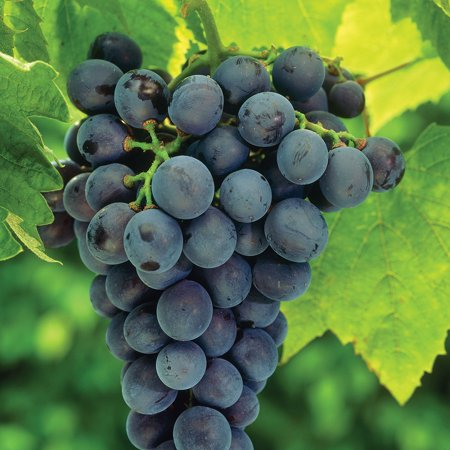
#> input picture grapes/grape1.jpeg, 450 x 450 px
$ python -i conversions.py   (imports and definitions only)   (older library calls are emulated)
#> lines starting #> are read from the running program, lines starting #| are printed output that depends on the picture; after the words box and inside, x2 and y2 are one past the last pixel; in counts of white or black regions, pixels touching at a corner belong together
#> further down, picture is the input picture: shape (450, 450, 3); mean B, G, R 70.6, 120.3, 88.2
import math
from builtins import len
from collections import Counter as ct

import cv2
import numpy as np


# [90 lines left out: functions sobelViewer, morphOps, gaussBlur, filter2d, cannyMask, not called in this run]


# --------------------------------
# FINDING CIRCLES
# --------------------------------

def circle_finder(img, cannyParam1=10, cannyParam2=32, minRadius=1, maxRadius=25):
    # # Blur using 3 * 3 kernel.
    # blurred = cv2.blur(img, (blurSize, blurSize))

    # Convert to grayscale.
    gray = cv2.cvtColor(img, cv2.COLOR_BGR2GRAY)

    # Apply Hough transform on the blurred image.
    detected_circles = cv2.HoughCircles(gray,
                                        cv2.HOUGH_GRADIENT, 1.5, 20, param1=cannyParam1,
                                        param2=cannyParam2, minRadius=minRadius, maxRadius=maxRadius)

    # Draw circles that are detected.
    if detected_circles is not None:

        # Convert the circle parameters a, b and r to integers.
        detected_circles = np.uint16(np.around(detected_circles))
        # CONVERSIONS FOR LATER MANIPUATION
        circles = detected_circles[0, :]
        circle_radiuses = [sublist[2] for sublist in circles]
        circles = [sublist.tolist() for sublist in circles]

        # Calculate the percentage of circles from which the most common ones will be drawn
        counter = ct(circle_radiuses)
        percentage = 4.3
        fraction = math.floor(percentage * len(circle_radiuses) / 100)
        # IF FRACTION IS 0 THEN MAKE IT 1
        if fraction == 0:
            fraction = 1
        # FIND MOST COMMON CIRCLE RADIUSES ACCORDING TO A FRACTION
        most_comm = np.asarray(counter.most_common(fraction))[:, 0]
        print(
            # len(counter),
            # counter,
            fraction,
            most_comm
        )
        sel_circles = []
        # FIND AND LIST THE MOST COMMON RADIUSES ACCORDING TO THE INITIAL LIST FOUND
        for i in range(len(most_comm)):
            circl_radius = most_comm[i]
            for j in range(len(circles)):
                if circl_radius == circle_radiuses[j]:
                    # print(circles[j], circle_radiuses[j])
                    sel_circles.append(circles[j])
        # print(sel_circles)
        # time.sleep(.3)
        # sel_circles = circles
        for pt in sel_circles:
            a, b, r = pt[0], pt[1], pt[2]

            # Draw the circumference of the circle.
            cv2.circle(img, (a, b), r, (190, 180, 180), 2)

            # Draw a small circle (of radius 1) to show the center.
            cv2.circle(img, (a, b), 1, (180, 180, 190), 3)

    return detected_circles, img


# FUNCTIONS ENSEMBLE
# [93 lines left out: functions cfCann, contoursOvrlay, findContours, not called in this run]


# --------------------------------
# COLOR ISOLATION
# --------------------------------

def isolateColorWithVectors(img, lowerbound, upperbound, medBlur=False, medBlurAmount=3):
    # img2 = img.copy()
    img2 = cv2.cvtColor(img, cv2.COLOR_BGR2HSV)
    mask = cv2.inRange(img2, lowerbound, upperbound)
    mask_rgb = cv2.cvtColor(mask, cv2.COLOR_GRAY2BGR)
    img2 = cv2.bitwise_and(img2, mask_rgb)

    if medBlur: img2 = cv2.medianBlur(img2, ksize=medBlurAmount)
    img2 = cv2.cvtColor(img2, cv2.COLOR_HSV2BGR)
    return img2


# [40 lines left out: functions isolateHue, brightestSpot, kMeans, not called in this run]


def getIsolColImgs(img, quantinizeStep=32, colorMargin=10):
    # GET HSV IMAGE
#> called with quantinizeStep = 32, colorMargin = 15
    img2 = cv2.cvtColor(img, cv2.COLOR_BGR2HSV)
#> img2: shape (450, 450, 3); mean H, S, V 68.5, 118.4, 123.8
    # GET HISTOGRAMM
    histHue = cv2.calcHist([img2], [0], None, [256], [0, 256])
#> histHue = 256 values, max 5427 at index 53, min 0 at index 137, mean 791
    # CONVERSIONS FOR MANIPULATION
    histHue = histHue.tolist()
#> histHue = 256 items, first 6: [271], [4], [13], [38], [2], [77]
    histHue = [item for sublist in histHue for item in sublist]
#> histHue = 256 values, max 5427 at index 53, min 0 at index 137, mean 791

    # SOTRING
    srtd = sorted(range(len(histHue)), reverse=True, key=lambda k: histHue[k])
#> srtd = 256 values, max 255 at index 255, min 0 at index 88, mean 127.5
    max31 = []
    step = quantinizeStep / 2
    max31.append(srtd[1])
    # print(srtd)
    # FIND MAX BETWEEN RANGES
    for i in range(len(srtd)):
        num = srtd[i]
        # print(num, max31)

        count = 0
        for st in max31:
            cond1 = (num >= st + step) or (num <= st - step)
            if cond1:
                count += 1

        if count == len(max31):
            max31.append(num)
#> this loop made 256 passes
#> num on passes 1 to 3: 53, 52, 55
#> after the loop, max31 = [52, 101, 31, 80, 120, 0, 140, 165, 181, 197, 213, 229, 245]
    # # ---- ----- ---- ----- ---- ----- ---- ----- DEBUG --- ---- -----
    # print("Number of Hues: " + str(len(max31)) + ", " + "Hue Values: " + str(max31))

    count = 0
    imgs = []
    for color in max31:

        hue255 = color
        margin = colorMargin / 2

        lowerbound = np.array([hue255 - margin, 0, 0], dtype=np.uint8)
        upperbound = np.array([hue255 + margin, 255, 255], dtype=np.uint8)

        img2 = isolateColorWithVectors(img, lowerbound, upperbound, medBlur=False)
        # img2 = cv2.medianBlur(img2, 3)
        # SHOW ONLY PICTURES WITH BLACK PERCENT LOWER THAN 5%
        gray = cv2.cvtColor(img2, cv2.COLOR_BGR2GRAY)
        noBlackPxl = cv2.countNonZero(gray)
        noPxl = gray.size
        blackPrct = 100 * noBlackPxl / noPxl
        # print(noBlackPxl, noPxl, blackPrct)
        cond1 = True
        cond1 = blackPrct >= 4

        if cond1:
            # [6 lines of commented-out code are left out]
            imgs.append(img2)
            # time.sleep(.5)
            count += 1
#> this loop made 13 passes
#> (color, hue255, lowerbound, upperbound, noBlackPxl, blackPrct, cond1) on passes 1 to 7: (52, 52, [44, 0, 0], [59, 255, 255], 65740, 32.46, True), (101, 101, [93, 0, 0], [108, 255, 255], 48205, 23.8, True), (31, 31, [23, 0, 0], [38, 255, 255], 21226, 10.48, True), (80, 80, [72, 0, 0], [87, 255, 255], 9118, 4.5, True), (120, 120, [112, 0, 0], [127, 255, 255], 7454, 3.68, False), (0, 0, [249, 0, 0], [7, 255, 255], 0, 0, False), (140, 140, [132, 0, 0], [147, 255, 255], 697, 0.344, False)
#> pass 1, in isolateColorWithVectors, `mask = cv2.inRange(img2, lowerbound, upperbound)`:
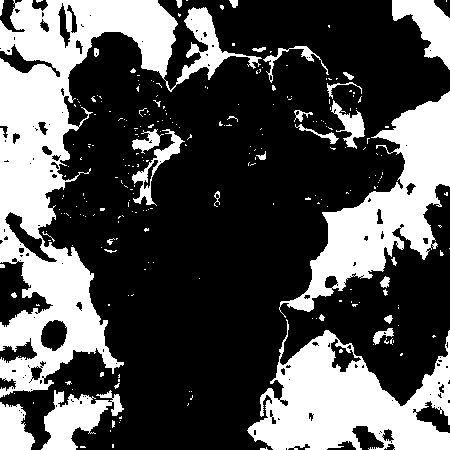
#> mask: shape (450, 450); 32.5% white; 258 white regions (227 under 20 px), largest, box (x1, y1, x2, y2) and area: (0, 0, 262, 398) 29368, (247, 319, 450, 450) 13965, (279, 91, 450, 318) 12444
#> pass 1, in isolateColorWithVectors, `img2 = cv2.cvtColor(img2, cv2.COLOR_HSV2BGR)`:
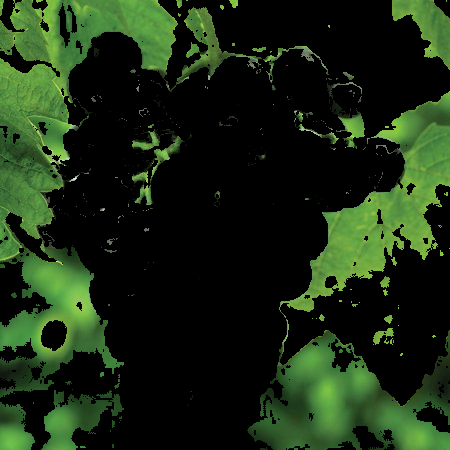
#> img2: shape (450, 450, 3); mean B, G, R 18.6, 42.1, 25.3
#> after the loop, count = 4; imgs = 4 items
    return imgs


# QUANTIZE THE VALUE OF THE HSV VECTOR WITH MODULO SUBDIVISIONS
# [47 lines left out: functions quantinizeHSValue, quantinizeRGBChannel, quantinizeGray, not called in this run]


def approach1(img, colMarg=15, canPar1=10, canPar2=32, minRad=1, maxRad=25, quantinizeStep=32):
    imgs = getIsolColImgs(img, colorMargin=colMarg, quantinizeStep=quantinizeStep)
#> imgs = 4 items
    imgs2 = []
    for i in range(len(imgs)):
        img = imgs[i]
        no_circles, img = circle_finder(
            img,
            cannyParam1=canPar1,
            cannyParam2=canPar2,
            minRadius=minRad,
            maxRadius=maxRad
        )
        # print(type(nocircles))

        if no_circles is not None:
            # # ---- ----- ---- ----- ---- ----- ---- ----- DEBUG --- ---- -----
            # print(len(no_circles[0]), no_circles[0])
            if len(no_circles[0]) >= 6:
                imgs2.append(img)
#> this loop made 4 passes
#> most_comm in circle_finder on passes 1 to 2: [14, 24, 13], [24, 22, 14]
#> (printed output is left out)
#> pass 1, in circle_finder, `gray = cv2.cvtColor(img, cv2.COLOR_BGR2GRAY)`:
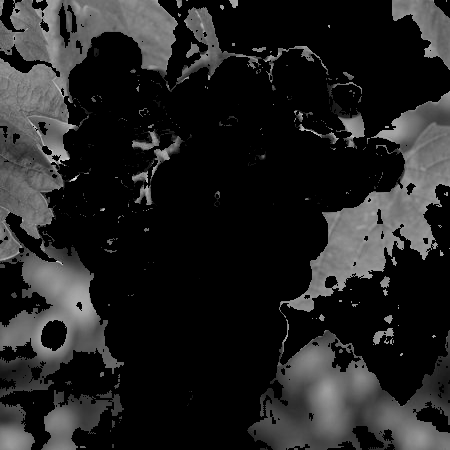
#> gray: shape (450, 450); min 0, max 251, mean 34.4
#> pass 1, in approach1, `no_circles, img = circle_finder( img, cannyParam1=canPar1, cannyParam2..`:
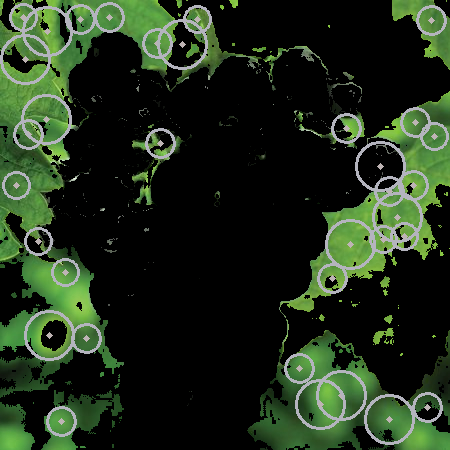
#> img: shape (450, 450, 3); mean B, G, R 26.5, 46, 31.6
#> pass 2, in approach1, `img = imgs[i]`:
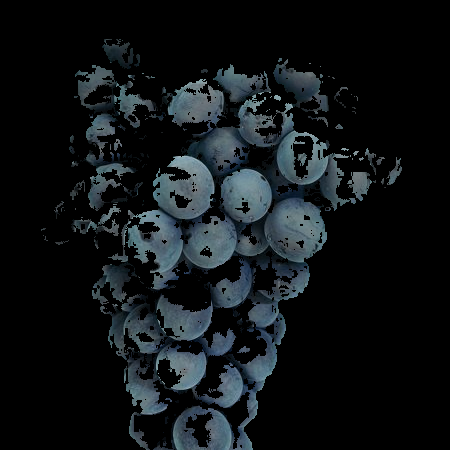
#> img: shape (450, 450, 3); mean B, G, R 22.5, 20.2, 16
#> pass 2, in circle_finder (call 2), `gray = cv2.cvtColor(img, cv2.COLOR_BGR2GRAY)`:
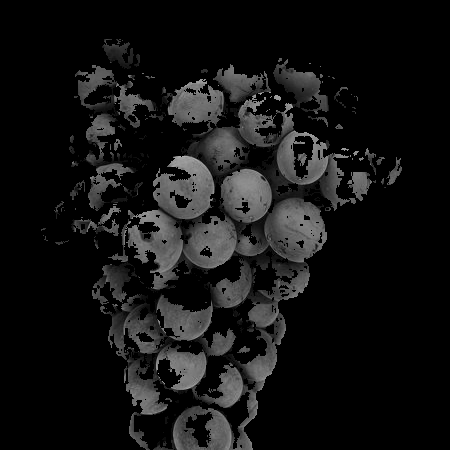
#> gray: shape (450, 450); min 0, max 178, mean 19.2
#> after the loop, imgs2 = 4 items

    return imgs2

>>> import cv2
>>> picture = cv2.imread('grapes/grape1.jpeg')
>>> result = approach1(picture)
#> result = 4 items

$ run again, on grapes/grape10.jpeg
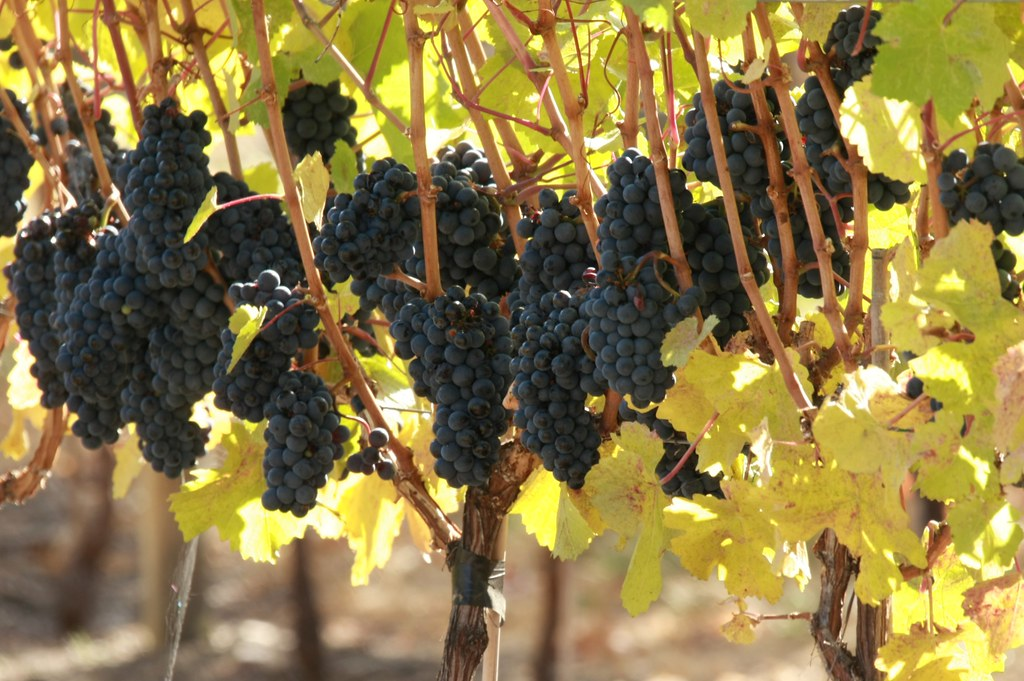
#> input picture grapes/grape10.jpeg, 1024 x 681 px
#> picture is the input picture: shape (681, 1024, 3); mean B, G, R 70.6, 121.6, 139.2
#> in getIsolColImgs, `histHue = cv2.calcHist([img2], [0], None, [256], [0, 256])`: histHue = 256 values, max 40005 at index 30, min 0 at index 59, mean 2724
#> in getIsolColImgs, `histHue = histHue.tolist()`: histHue = 256 items, first 6: [2827], [235], [350], [465], [658], [1351]
#> in getIsolColImgs, `histHue = [item for sublist in histHue for item in sublist]`: histHue = 256 values, max 40005 at index 30, min 0 at index 59, mean 2724
#> srtd = 256 values, max 255 at index 255, min 0 at index 41, mean 127.5
#> the loop in getIsolColImgs, `for i in range(len(srtd)):` made 256 passes
#> num on passes 1 to 3: 30, 13, 15
#> after the loop in getIsolColImgs, `for i in range(len(srtd)):`: max31 = [13, 30, 50, 101, 83, 66, 120, 165, 140, 181, 197, 213, 229, 245]
#> the loop in getIsolColImgs, `for color in max31: ` made 14 passes
#> (color, hue255, lowerbound, upperbound, noBlackPxl, blackPrct, cond1) on passes 1 to 7: (13, 13, [5, 0, 0], [20, 255, 255], 273099, 39.16, True), (30, 30, [22, 0, 0], [37, 255, 255], 297859, 42.71, True), (50, 50, [42, 0, 0], [57, 255, 255], 24095, 3.46, False), (101, 101, [93, 0, 0], [108, 255, 255], 35802, 5.13, True), (83, 83, [75, 0, 0], [90, 255, 255], 21310, 3.06, False), (66, 66, [58, 0, 0], [73, 255, 255], 7647, 1.1, False), (120, 120, [112, 0, 0], [127, 255, 255], 3281, 0.47, False)
#> pass 1, in isolateColorWithVectors, `mask = cv2.inRange(img2, lowerbound, upperbound)`:
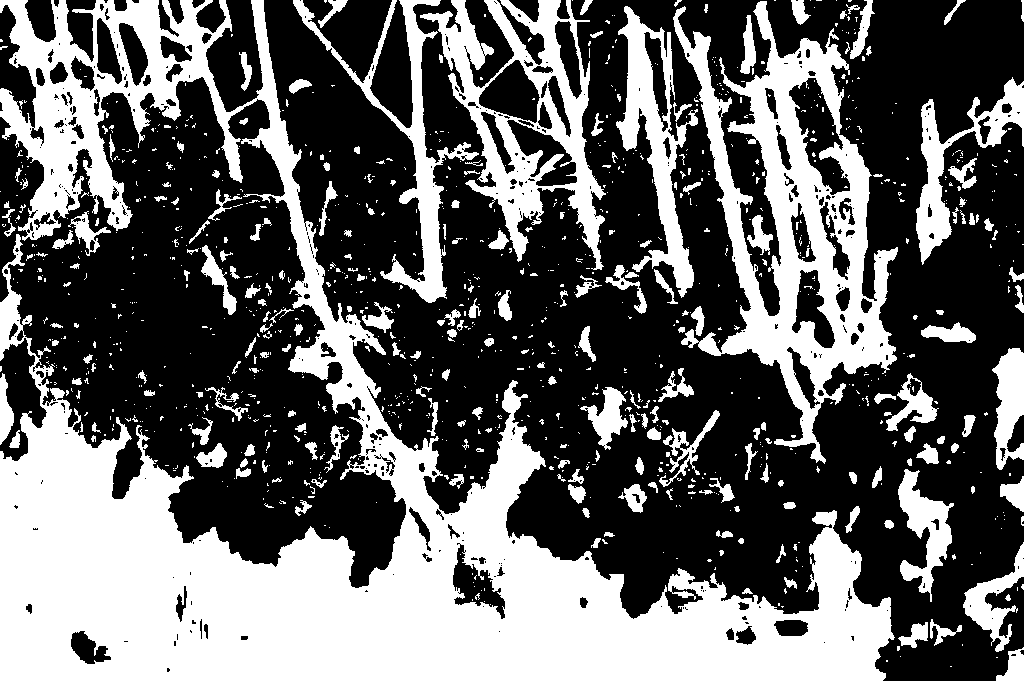
#> mask: shape (681, 1024); 39.2% white; 1111 white regions (874 under 20 px), largest, box (x1, y1, x2, y2) and area: (0, 0, 895, 681) 166462, (673, 1, 898, 464) 33267, (420, 0, 606, 270) 15680
#> after the loop in getIsolColImgs, `for color in max31:`: count = 3; imgs = 3 items
#> the loop in approach1, `for i in range(len(imgs)):` made 3 passes
#> most_comm in circle_finder on passes 1 to 3: [24, 21, 22, 14, 19, 16, 11, 18, 13, 9, 17, 12, 7], [24, 21, 14, 16, 22, 11, 19, 18, 13, 9, 8, 17, 12, 7], [14, 24]
#> (printed output is left out)
#> pass 2, in circle_finder (call 2), `gray = cv2.cvtColor(img, cv2.COLOR_BGR2GRAY)`:
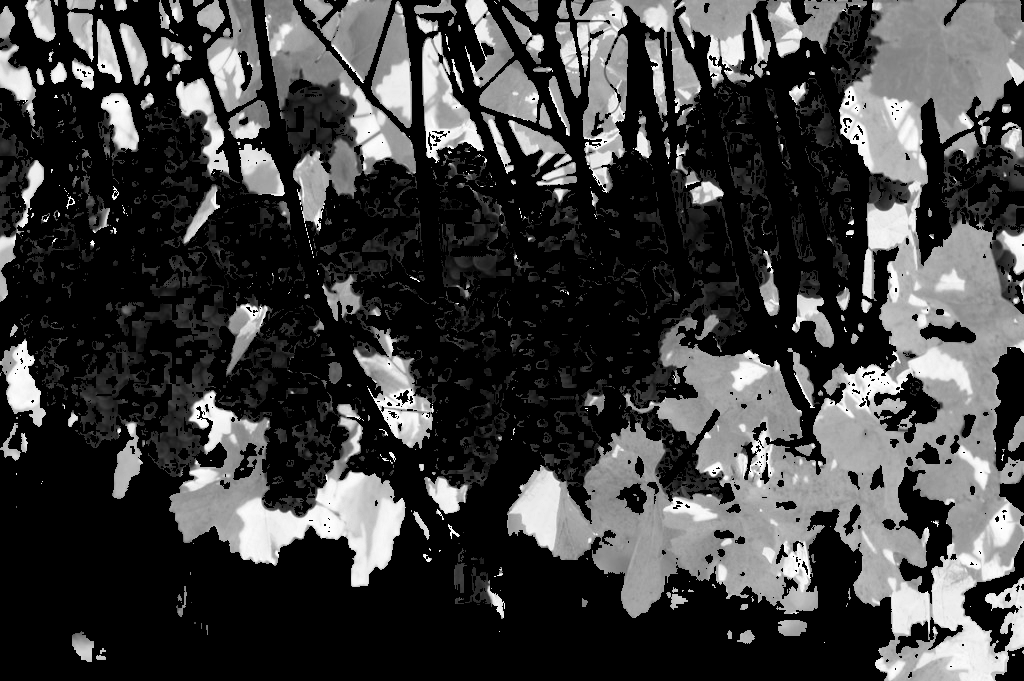
#> gray: shape (681, 1024); min 0, max 255, mean 64.5

$ run again, on grapes/grape2.jpeg
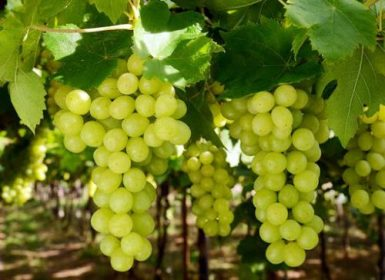
#> input picture grapes/grape2.jpeg, 385 x 280 px
#> picture is the input picture: shape (280, 385, 3); mean B, G, R 31.2, 117.6, 106.2
#> in getIsolColImgs, `histHue = cv2.calcHist([img2], [0], None, [256], [0, 256])`: histHue = 256 values, max 12596 at index 31, min 0 at index 77, mean 421.1
#> in getIsolColImgs, `histHue = histHue.tolist()`: histHue = 256 items, first 6: [72], [6], [15], [32], [18], [96]
#> in getIsolColImgs, `histHue = [item for sublist in histHue for item in sublist]`: histHue = 256 values, max 12596 at index 31, min 0 at index 77, mean 421.1
#> srtd = 256 values, max 255 at index 255, min 0 at index 53, mean 127.5
#> the loop in getIsolColImgs, `for i in range(len(srtd)):` made 256 passes
#> num on passes 1 to 3: 31, 32, 33
#> after the loop in getIsolColImgs, `for i in range(len(srtd)):`: max31 = [32, 48, 16, 0, 177, 65, 160, 93, 120, 140, 193, 209, 225, 241]
#> the loop in getIsolColImgs, `for color in max31: ` made 14 passes
#> (color, hue255, lowerbound, upperbound, noBlackPxl, blackPrct, cond1) on passes 1 to 7: (32, 32, [24, 0, 0], [39, 255, 255], 66562, 61.75, True), (48, 48, [40, 0, 0], [55, 255, 255], 26393, 24.48, True), (16, 16, [8, 0, 0], [23, 255, 255], 13304, 12.34, True), (0, 0, [249, 0, 0], [7, 255, 255], 0, 0, False), (177, 177, [169, 0, 0], [184, 255, 255], 86, 0.0798, False), (65, 65, [57, 0, 0], [72, 255, 255], 672, 0.623, False), (160, 160, [152, 0, 0], [167, 255, 255], 38, 0.0353, False)
#> pass 1, in isolateColorWithVectors, `mask = cv2.inRange(img2, lowerbound, upperbound)`:
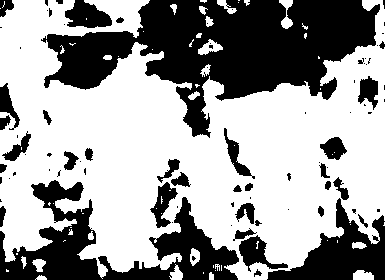
#> mask: shape (280, 385); 61.7% white; 85 black regions (48 under 20 px), largest, box (x1, y1, x2, y2) and area: (41, 0, 380, 138) 22125, (0, 180, 239, 280) 8797, (267, 198, 385, 280) 4015
#> after the loop in getIsolColImgs, `for color in max31:`: count = 3; imgs = 3 items
#> the loop in approach1, `for i in range(len(imgs)):` made 3 passes
#> most_comm in circle_finder on passes 1 to 2: [24, 14, 11, 13], [24]
#> (printed output is left out)
#> pass 2, in circle_finder (call 2), `gray = cv2.cvtColor(img, cv2.COLOR_BGR2GRAY)`:
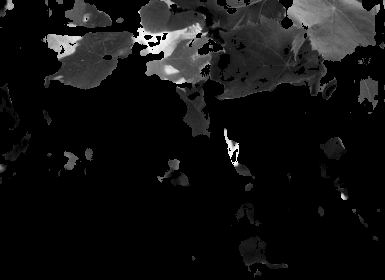
#> gray: shape (280, 385); min 0, max 253, mean 17.9

$ run again, on grapes/grape3.jpeg
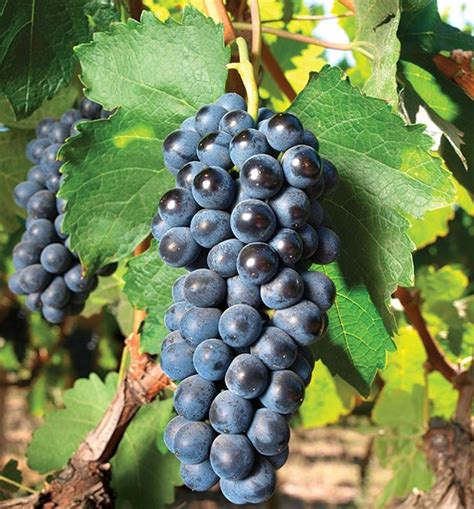
#> input picture grapes/grape3.jpeg, 474 x 509 px
#> picture is the input picture: shape (509, 474, 3); mean B, G, R 87.5, 129.3, 113.6
#> in getIsolColImgs, `histHue = cv2.calcHist([img2], [0], None, [256], [0, 256])`: histHue = 256 values, max 8114 at index 50, min 0 at index 137, mean 942.4
#> in getIsolColImgs, `histHue = histHue.tolist()`: histHue = 256 items, first 6: [615], [39], [47], [94], [65], [252]
#> in getIsolColImgs, `histHue = [item for sublist in histHue for item in sublist]`: histHue = 256 values, max 8114 at index 50, min 0 at index 137, mean 942.4
#> srtd = 256 values, max 255 at index 255, min 0 at index 70, mean 127.5
#> the loop in getIsolColImgs, `for i in range(len(srtd)):` made 256 passes
#> num on passes 1 to 3: 50, 105, 51
#> after the loop in getIsolColImgs, `for i in range(len(srtd)):`: max31 = [105, 50, 13, 34, 125, 66, 150, 83, 170, 186, 202, 218, 234, 250]
#> the loop in getIsolColImgs, `for color in max31: ` made 14 passes
#> (color, hue255, lowerbound, upperbound, noBlackPxl, blackPrct, cond1) on passes 1 to 7: (105, 105, [97, 0, 0], [112, 255, 255], 46922, 19.45, True), (50, 50, [42, 0, 0], [57, 255, 255], 80138, 33.22, True), (13, 13, [5, 0, 0], [20, 255, 255], 31269, 12.96, True), (34, 34, [26, 0, 0], [41, 255, 255], 52685, 21.84, True), (125, 125, [117, 0, 0], [132, 255, 255], 3813, 1.58, False), (66, 66, [58, 0, 0], [73, 255, 255], 6682, 2.77, False), (150, 150, [142, 0, 0], [157, 255, 255], 875, 0.363, False)
#> pass 1, in isolateColorWithVectors, `mask = cv2.inRange(img2, lowerbound, upperbound)`:
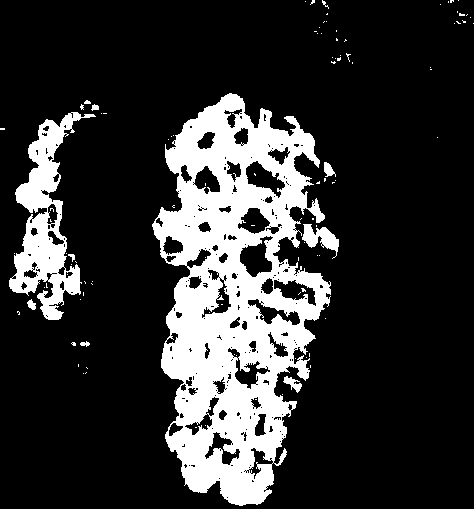
#> mask: shape (509, 474); 19.5% white; 103 white regions (92 under 20 px), largest, box (x1, y1, x2, y2) and area: (152, 93, 331, 506) 39103, (9, 112, 96, 320) 6468, (302, 224, 339, 259) 588
#> after the loop in getIsolColImgs, `for color in max31:`: count = 4; imgs = 4 items
#> the loop in approach1, `for i in range(len(imgs)):` made 4 passes
#> most_comm in circle_finder on passes 1, 2, 4: [24, 14], [24, 14, 16, 13, 9], [24, 14]
#> (printed output is left out)
#> pass 2, in circle_finder (call 2), `gray = cv2.cvtColor(img, cv2.COLOR_BGR2GRAY)`:
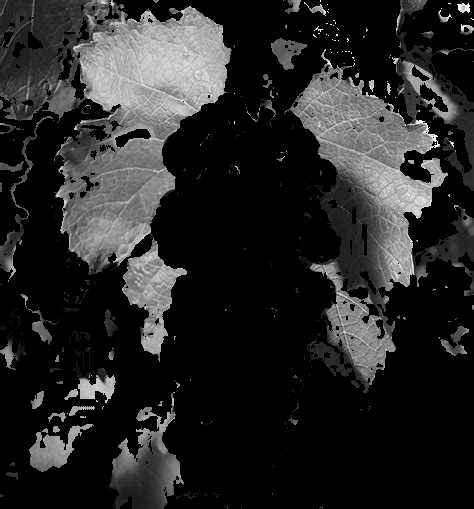
#> gray: shape (509, 474); min 0, max 254, mean 38.4
